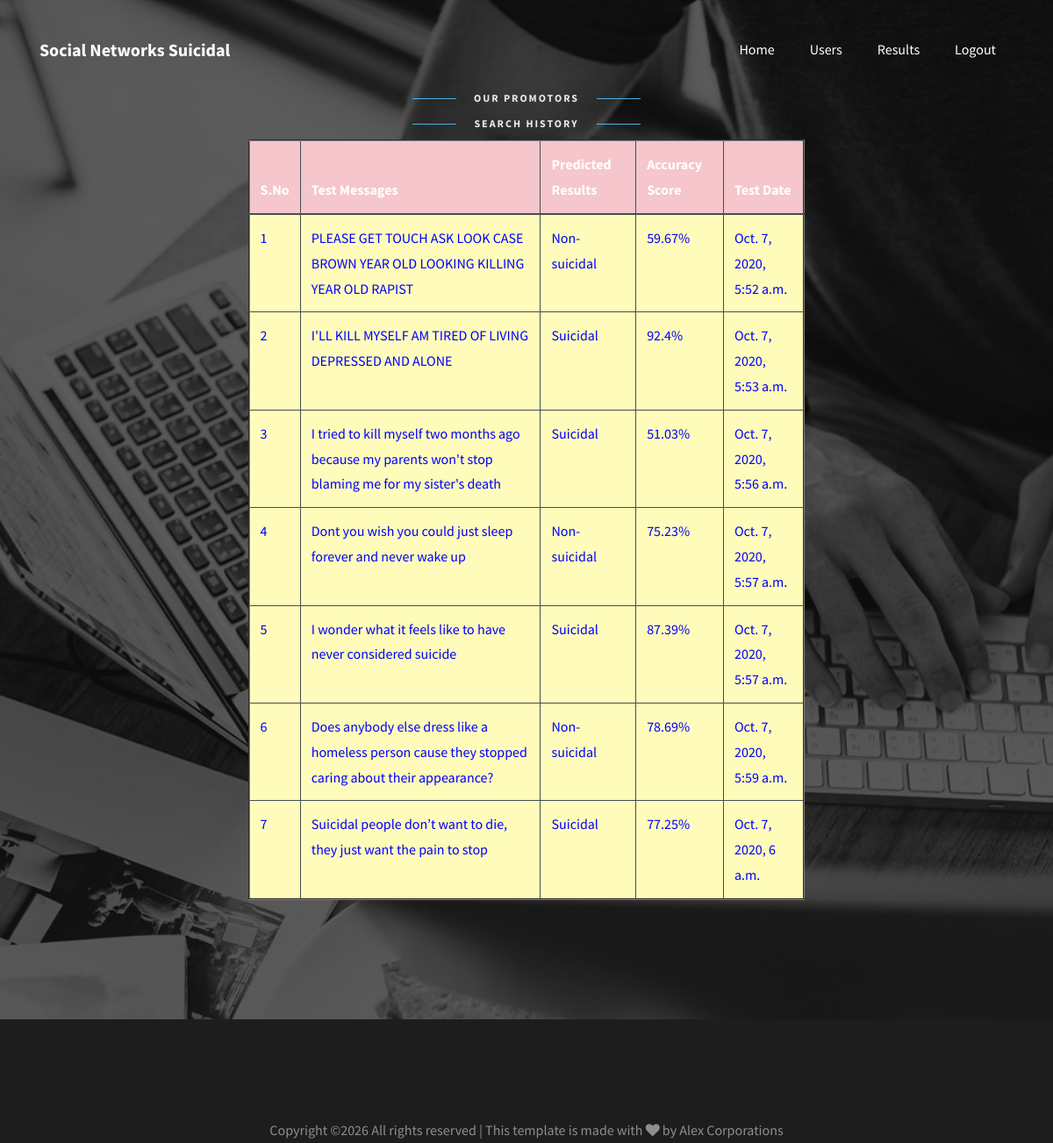
Screenshot of /AllUserResults/ with the database file from the repository.
### users/models.py (models this page shows, shortened)
class TweetResultModel(models.Model):
    usrname = models.CharField(max_length=100)
    email = models.CharField(max_length=100)
    tweetmsg = models.CharField(max_length=1000)
    prediction = models.CharField(max_length=100)
    accuracy = models.FloatField()
    cdate = models.DateTimeField(auto_now_add=True)
    class Meta:
        db_table = "TweetResultTable"

### admins/views.py (the view)
# urls.py: path("AllUserResults/", admins.AllUserResults, name="AllUserResults"),
def AllUserResults(request):
    data = TweetResultModel.objects.all()
    return render(request, "admins/AdminAllResults.html", {"data": data})

### assets/templates/admins/AdminAllResults.html (shortened to what this page needs)
{%extends 'admins/adminbase.html'%}
{%load static%}
{%block contents%}
<section class="ftco-section testimony-section img" style="background-image: url({%static 'images/bg_2.jpg'%});">
	<div class="container">
		<div class="row justify-content-center mb-4">
			<div class="col-md-7 text-center heading-section heading-section-white ftco-animate">
				<span class="subheading">Our Promotors</span>
				<div class="text w-100 text-center">
						<span class="subheading mb-2">Search History</span>
                        <center>
                        <table border="2px" class="table table-hover table-dark">
                    <thead>
                    <tr class="table-danger">
                        <th scope="col">S.No</th>
                        <th scope="col">Test Messages</th>
                        <th scope="col">Predicted Results</th>
                        <th scope="col">Accuracy Score</th>
                        <th scope="col">Test Date</th>
                    </tr>
                    </thead>
                    <tbody>
                    {% for i in data %}
                    <tr scope="row" style="color: BLUE; background-color:#FFFCBB">
                        <td>{{forloop.counter}}</td>
                        <td>{{i.tweetmsg}}</td>
                        <td>{{i.prediction}}</td>
                        <td>{{i.accuracy}}%</td>
                        <td>{{i.cdate}}</td>
                    </tr>
                    {% endfor %}
                    </tbody>
                </table>
                        </center>
					</div>
			</div>
		</div>
	</div>
</section>
{%endblock%}

### rows the page displays
TweetResultModel: tweetmsg "PLEASE GET TOUCH ASK LOOK CASE BROWN YEAR OLD LOOKING KILLING YEAR OLD RAPIST", prediction "Non-suicidal", accuracy "59.67", cdate "Oct. 7, 2020, 5:52 a.m."
TweetResultModel: tweetmsg "I'LL KILL MYSELF AM TIRED OF LIVING DEPRESSED AND ALONE", prediction "Suicidal", accuracy "92.4", cdate "Oct. 7, 2020, 5:53 a.m."
TweetResultModel: tweetmsg "I tried to kill myself two months ago because my parents won't stop blaming me for my sister's death", prediction "Suicidal", accuracy "51.03", cdate "Oct. 7, 2020, 5:56 a.m."
TweetResultModel: tweetmsg "Dont you wish you could just sleep forever and never wake up", prediction "Non-suicidal", accuracy "75.23", cdate "Oct. 7, 2020, 5:57 a.m."
TweetResultModel: tweetmsg "I wonder what it feels like to have never considered suicide", prediction "Suicidal", accuracy "87.39", cdate "Oct. 7, 2020, 5:57 a.m."
TweetResultModel: tweetmsg "Does anybody else dress like a homeless person cause they stopped caring about their appearance?", prediction "Non-suicidal", accuracy "78.69", cdate "Oct. 7, 2020, 5:59 a.m."
TweetResultModel: tweetmsg "Suicidal people don’t want to die, they just want the pain to stop", prediction "Suicidal", accuracy "77.25", cdate "Oct. 7, 2020, 6 a.m."
